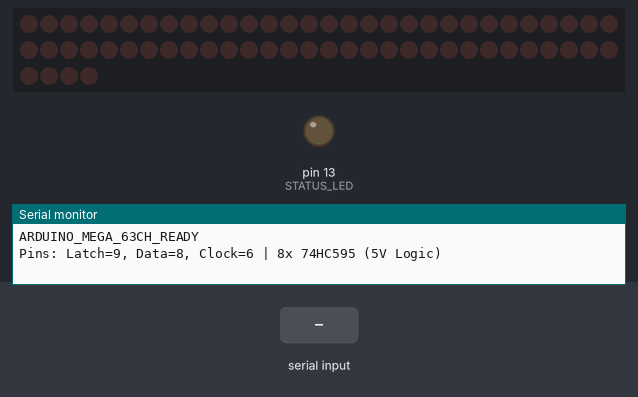
A sketch run on a simulated Arduino Mega 2560, built with avr-gcc and run on an emulated ATmega2560. On the bench: 64 shift-register outputs drawn as a row of LEDs (first output left, lit = HIGH), output pins drawn as LEDs (lit = HIGH), the last lines printed to the serial monitor. Wiring (inferred from the names in the program): 8 × shift register (74HC595): data pin 8; shift clock pin 6; latch pin 9. Wiring (inferred from the signals the program sends): row of LEDs: on Q0, Q1, Q2, Q3, Q4, Q5, Q6, Q7, Q8, Q9, Q10, Q11, Q12, Q13, Q14, Q15, Q16, Q17, Q18, Q19, Q20, Q21, Q22, Q23, Q24, Q25, Q26, Q27, Q28, Q29, Q30, Q31, Q32, Q33, Q34, Q35, Q36, Q37, Q38, Q39, Q40, Q41, Q42, Q43, Q44, Q45, Q46, Q47, Q48, Q49, Q50, Q51, Q52, Q53, Q54, Q55, Q56, Q57, Q58, Q59, Q60, Q61, Q62, Q63. The test bench sets the inputs (shaded band). Pins used as bus, display or sensor lines are not drawn.

Above: at 1.2 s.
1.3 s: "P\n" received over Serial
At 2.4 s:
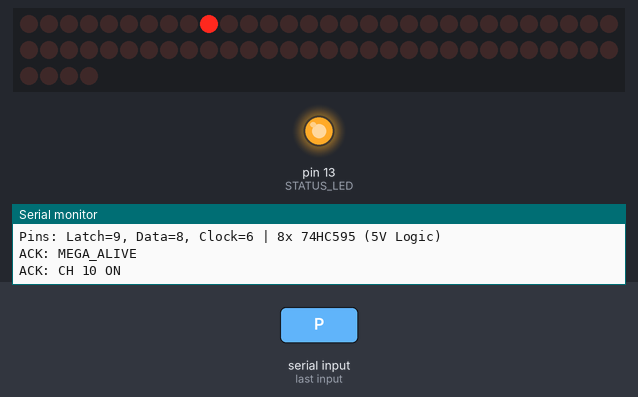
2.8 s: "A\n" received over Serial
At 3.7 s:
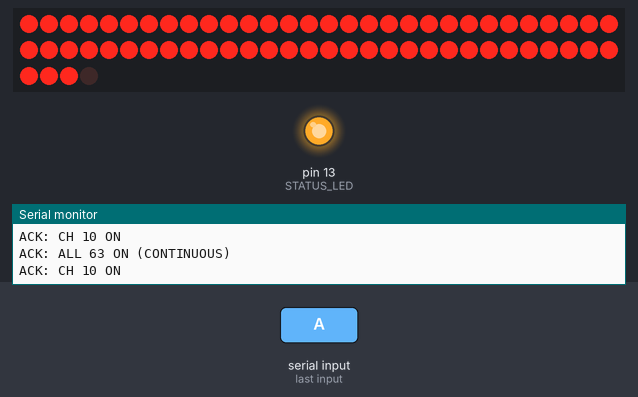
4.3 s: "R\n" received over Serial
At 4.8 s:
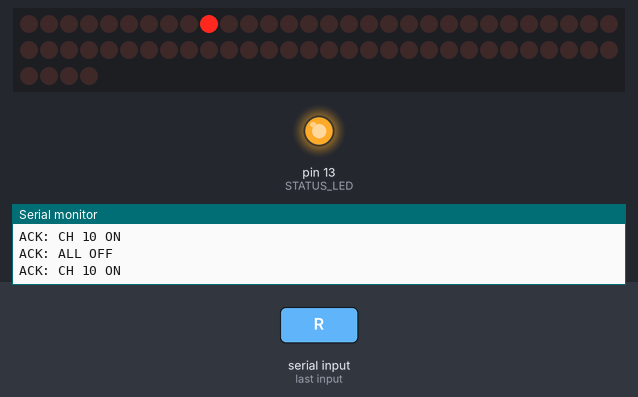
Timing chart, 0 to 7.3 s (numbered marks = the images above; inputs shaded):
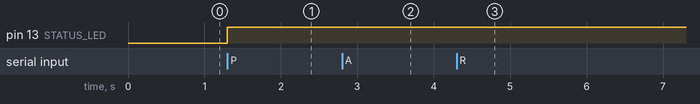

The sketch:

ard.ino
```cpp
/*
  Arduino Mega 2560 - 63-Channel Ejector & Indicator Tester
  ========================================================
  Controls 63 physical ejector indicator lights through 8 cascaded
  74HC595 shift registers using 5V logic.

  Hardware Wiring (Arduino Mega 2560 -> 74HC595):
    - Arduino Pin 9   -> IC Pin 12 (RCLK / ST_CP - Storage Latch Clock)
    - Arduino Pin 8   -> IC Pin 14 (SER / DS - Serial Data In)
    - Arduino Pin 6   -> IC Pin 11 (SRCLK / SH_CP - Shift Register Clock)
    - Arduino GND     -> IC Pin 8 (GND - Logic Ground)
    - Arduino 5V      -> IC Pin 16 (VCC - 5V Logic Supply)

  CRITICAL 74HC595 Hardware Requirements:
    - IC Pin 10 (SRCLR / MR) -> Connect to 5V (HIGH = not reset)
    - IC Pin 13 (OE)         -> Connect to GND (LOW = outputs enabled)
    - Daisy-chaining         -> IC1 Pin 9 (Q7') -> IC2 Pin 14 (SER), etc.
    - Decoupling             -> 100 nF capacitor between Pin 16 and Pin 8 at each IC

  Serial Protocol (115200 baud, 8N1):
    'A' / 'a'        -> ALL 63 Channels ON (Continuous)
    0 / 'R' / 'S'    -> ALL OFF
    1..63 (raw byte) -> Turn Channel n ON
    101..163         -> Turn Channel n OFF (channel + 100)
    'T' / 't'        -> Diagnostic test: Turn ON IC1 (CH 1..8)
    '?' / 'P'        -> Status Ping
*/

#include <Arduino.h>

// User Specified Mega 2560 Pin Configuration
constexpr uint8_t LATCH_PIN = 9;   // Arduino Pin 9 -> 74HC595 Pin 12 (RCLK)
constexpr uint8_t DATA_PIN = 8;    // Arduino Pin 8 -> 74HC595 Pin 14 (SER)
constexpr uint8_t CLOCK_PIN = 6;   // Arduino Pin 6 -> 74HC595 Pin 11 (SRCLK)
constexpr uint8_t STATUS_LED = 13; // Mega 2560 onboard LED

constexpr uint8_t NUM_ICS = 8;
constexpr uint8_t NUM_CHANNELS = 63; // Channels 1..63 used; channel 64 reserved

uint8_t outputBytes[NUM_ICS] = {0};
bool active[NUM_CHANNELS + 1] = {false};
uint32_t onSince[NUM_CHANNELS + 1] = {0};
bool watchdogEnabled = false;        // Default to continuous hold for testing
constexpr uint16_t WATCHDOG_MS = 250;

// Shift out bits with microsecond setup and pulse times for reliable transmission
void customShiftOut(uint8_t dataPin, uint8_t clockPin, uint8_t bitOrder, uint8_t val) {
  for (uint8_t i = 0; i < 8; ++i) {
    bool bitVal = (bitOrder == LSBFIRST) ? (val & (1 << i)) : (val & (1 << (7 - i)));
    digitalWrite(dataPin, bitVal ? HIGH : LOW);
    delayMicroseconds(2);
    digitalWrite(clockPin, HIGH);
    delayMicroseconds(4);
    digitalWrite(clockPin, LOW);
    delayMicroseconds(2);
  }
}

void writeRegisters() {
  digitalWrite(LATCH_PIN, LOW);
  delayMicroseconds(2);
  // Shift from IC8 down to IC1 so the first byte shifted ends up in IC8
  for (int8_t i = NUM_ICS - 1; i >= 0; --i) {
    customShiftOut(DATA_PIN, CLOCK_PIN, MSBFIRST, outputBytes[i]);
  }
  delayMicroseconds(2);
  digitalWrite(LATCH_PIN, HIGH);
  delayMicroseconds(10); // Generous latch pulse for 8 ICs
  digitalWrite(LATCH_PIN, LOW);
  delayMicroseconds(2);
}

void allOff() {
  for (uint8_t i = 0; i < NUM_ICS; ++i) {
    outputBytes[i] = 0;
  }
  for (uint8_t ch = 1; ch <= NUM_CHANNELS; ++ch) {
    active[ch] = false;
    onSince[ch] = 0;
  }
  writeRegisters();
  digitalWrite(STATUS_LED, LOW);
}

void allOn() {
  // Turn ON channels 1..56 (IC1 through IC7, all 8 bits = 0xFF)
  for (uint8_t i = 0; i < NUM_ICS - 1; ++i) {
    outputBytes[i] = 0xFF;
  }
  // IC8: Channels 57..63 ON (bits 0..6 = 1), Channel 64 (bit 7) reserved = 0
  outputBytes[7] = 0x7F;

  for (uint8_t ch = 1; ch <= NUM_CHANNELS; ++ch) {
    active[ch] = true;
    onSince[ch] = millis();
  }
  writeRegisters();
  digitalWrite(STATUS_LED, HIGH);
}

void setChannel(uint8_t ch, bool on) {
  if (ch < 1 || ch > NUM_CHANNELS) return;
  const uint8_t idx = ch - 1;
  const uint8_t ic = idx / 8;
  const uint8_t bit = idx % 8;
  if (on) {
    outputBytes[ic] |= uint8_t(1U << bit);
    active[ch] = true;
    onSince[ch] = millis();
  } else {
    outputBytes[ic] &= uint8_t(~(1U << bit));
    active[ch] = false;
    onSince[ch] = 0;
  }
}

void setup() {
  digitalWrite(DATA_PIN, LOW);
  digitalWrite(CLOCK_PIN, LOW);
  digitalWrite(LATCH_PIN, LOW);
  digitalWrite(STATUS_LED, LOW);

  pinMode(DATA_PIN, OUTPUT);
  pinMode(CLOCK_PIN, OUTPUT);
  pinMode(LATCH_PIN, OUTPUT);
  pinMode(STATUS_LED, OUTPUT);

  Serial.begin(115200);
  allOff();

  Serial.println("ARDUINO_MEGA_63CH_READY");
  Serial.println("Pins: Latch=9, Data=8, Clock=6 | 8x 74HC595 (5V Logic)");
}

void loop() {
  bool changed = false;

  while (Serial.available() > 0) {
    const uint8_t b = uint8_t(Serial.read());

    // 1. Status Ping (Uppercase 'P' = 80; avoids '?' which is 63 / CH 63 ON, and 'p' which is 112 / CH 12 OFF)
    if (b == 'P') {
      Serial.println("ACK: MEGA_ALIVE");
      digitalWrite(STATUS_LED, HIGH);
      delay(30);
      digitalWrite(STATUS_LED, LOW);
    }
    // 2. ALL 63 ON Continuous (Uppercase 'A' = 65)
    else if (b == 'A') {
      watchdogEnabled = false; // Hold continuous signal
      allOn();
      changed = false;
      Serial.println("ACK: ALL 63 ON (CONTINUOUS)");
    }
    // 3. ALL OFF (0 or uppercase 'R'/'S'; avoids 'r'=114 / CH 14 OFF and 's'=115 / CH 15 OFF)
    else if (b == 0 || b == 'R' || b == 'S') {
      allOff();
      changed = false;
      Serial.println("ACK: ALL OFF");
    }
    // 4. Watchdog Controls (Uppercase 'W' = 87 Enable, 'X' = 88 Disable; avoids 'w'=119 / CH 19 OFF)
    else if (b == 'W') {
      watchdogEnabled = true;
      Serial.println("ACK: WATCHDOG ENABLED (250MS AUTO-OFF)");
    } else if (b == 'X') {
      watchdogEnabled = false;
      Serial.println("ACK: WATCHDOG DISABLED (CONTINUOUS HOLD)");
    }
    // 5. Diagnostic Test: IC 1 (Uppercase 'T' = 84; avoids 't'=116 / CH 16 OFF)
    else if (b == 'T') {
      for (uint8_t ch = 1; ch <= 8; ++ch) {
        setChannel(ch, true);
      }
      changed = true;
      Serial.println("ACK: DIAGNOSTIC TEST - IC1 (CH 01-08) ON");
    }
    // 6. Individual Channel ON (1..63)
    else if (b >= 1 && b <= NUM_CHANNELS) {
      setChannel(b, true);
      changed = true;
      Serial.print("ACK: CH ");
      Serial.print(b);
      Serial.println(" ON");
    }
    // 7. Individual Channel OFF (101..163)
    else if (b >= 101 && b <= 100 + NUM_CHANNELS) {
      const uint8_t ch = b - 100;
      setChannel(ch, false);
      changed = true;
      Serial.print("ACK: CH ");
      Serial.print(ch);
      Serial.println(" OFF");
    }
    else {
      // Ignore newlines / carriage returns
      if (b != '\r' && b != '\n' && b != ' ') {
        Serial.print("WARN: UNKNOWN CMD ");
        Serial.println(b);
      }
    }
  }

  if (changed) {
    writeRegisters();
    bool anyActive = false;
    for (uint8_t ch = 1; ch <= NUM_CHANNELS; ++ch) {
      if (active[ch]) { anyActive = true; break; }
    }
    digitalWrite(STATUS_LED, anyActive ? HIGH : LOW);
  }

  // Safety watchdog if enabled
  if (watchdogEnabled) {
    const uint32_t now = millis();
    bool watchdogChanged = false;
    for (uint8_t ch = 1; ch <= NUM_CHANNELS; ++ch) {
      if (active[ch] && uint32_t(now - onSince[ch]) >= WATCHDOG_MS) {
        setChannel(ch, false);
        watchdogChanged = true;
        Serial.print("WARN: CH ");
        Serial.print(ch);
        Serial.println(" watchdog OFF");
      }
    }
    if (watchdogChanged) {
      writeRegisters();
      bool anyActive = false;
      for (uint8_t ch = 1; ch <= NUM_CHANNELS; ++ch) {
        if (active[ch]) { anyActive = true; break; }
      }
      digitalWrite(STATUS_LED, anyActive ? HIGH : LOW);
    }
  }
}
```

Measured:
- after the input at 1.3 s, pin 13 (STATUS_LED): LOW → HIGH at once
